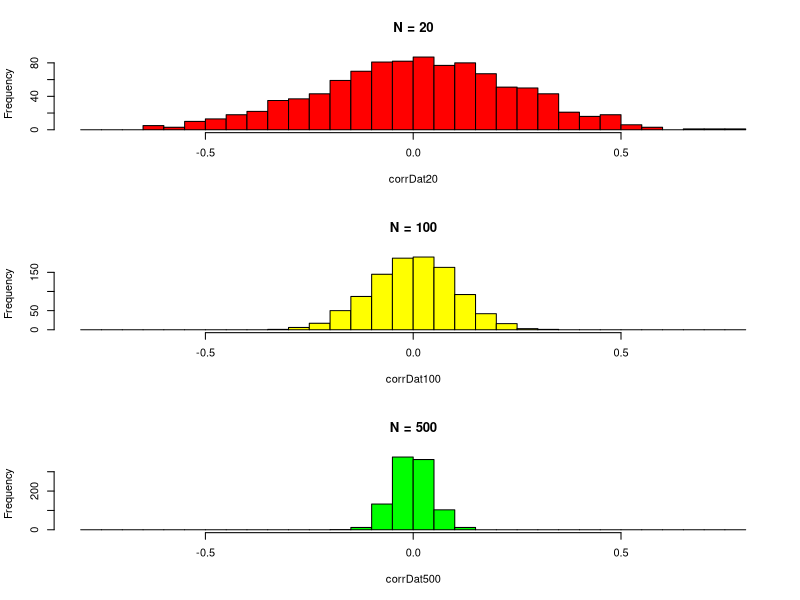

Generate this figure with R: (Note: this script raises an error after producing the figure.)
#keep packages quiet!
shhh = function(...) {
    suppressPackageStartupMessages(base::library(...))
    }

#create a function
samp_distFunc = function(n_size = NULL){
    shhh(psych)
    
    corrDat = NULL
    
    for (i in 1:1000){
        if (is.double(n_size) == T){
            x <- rnorm(mean = 0, sd = 1, n = n_size)
            y <- rnorm(mean = 0, sd = 1, n = n_size)
        } else {
            stop("Not a number!")
        }
        
        dat = data.frame(x, y)
        r = with(dat, cor(x, y))
        
        corrDat = matrix(append(corrDat, r))
        #colnames(corrDat) <- "corrs"
    }
    return(corrDat)
}
    
#create separate dfs
corrDat20 = samp_distFunc(n_size = 20)
corrDat100 = samp_distFunc(n_size = 100)
corrDat500 = samp_distFunc(n_size = 500)
    
#combind all corr dfs
corrDatdf = cbind.data.frame(corrDat20, corrDat100, corrDat500)

#grid parameters
par(mfrow = c(3, 1))
    
#histograms
hist(corrDat20, main = "N = 20", breaks = seq(-.8, .8, .05), col = "red")
hist(corrDat100, main = "N = 100", breaks = seq(-.8, .8, .05), col = "yellow")
hist(corrDat500, main = "N = 500", breaks = seq(-.8, .8, .05), col = "green")

#one liner - not as pretty!
#lapply(list(corrDat20, corrDat100, corrDat500), hist)[1]["histogram"]
    
shhh(tidyverse)
shhh(eeptools) #used for percent symbols
table1 = data.frame(x = rep(seq(.1, .5, by = .2), 3),
                    y = rep(c(20, 100, 500), each = 3),
                    z = rep(NA, 9))
    
#fill in the z column with appropriate values
table1[1, 3] = nrow(dplyr::filter(data.frame(corrDat20), corrDat20 > .1)) / 1000 * 100
table1[2, 3] = nrow(dplyr::filter(data.frame(corrDat20), corrDat20 > .3)) / 1000 * 100
table1[3, 3] = nrow(dplyr::filter(data.frame(corrDat20), corrDat20 > .5)) / 1000 * 100
table1[4, 3] = nrow(dplyr::filter(data.frame(corrDat100), corrDat100 > .1)) / 1000 * 100
table1[5, 3] = nrow(dplyr::filter(data.frame(corrDat100), corrDat100 > .3)) / 1000 * 100
table1[6, 3] = nrow(dplyr::filter(data.frame(corrDat100), corrDat100 > .5)) / 1000 * 100
table1[7, 3] = nrow(dplyr::filter(data.frame(corrDat500), corrDat500 > .1)) / 1000 * 100
table1[8, 3] = nrow(dplyr::filter(data.frame(corrDat500), corrDat500 > .3)) / 1000 * 100
table1[9, 3] = nrow(dplyr::filter(data.frame(corrDat500), corrDat500 > .5)) / 1000 * 100

table1 %>%
    mutate(z = as.character(z),
           z = paste(z, "%", sep = "")) %>%
    rename("Corrs >" = x, "Sample size" = y, "% of sample" = z)

#descriptive stats
desc_stats = lapply(list(corrDat20, corrDat100, corrDat500), describe)
#desc_stats
    
table2 = data.frame("Sample_size" = c(20, 100, 500),
                    "Mean_1000_corrs" = c(mean(corrDat20), mean(corrDat100),
                                          mean(corrDat500)),
                        "SD_1000_corrs" = c(sd(corrDat20), sd(corrDat100), 
                                            sd(corrDat500))
                    )

round(table2, 4)    